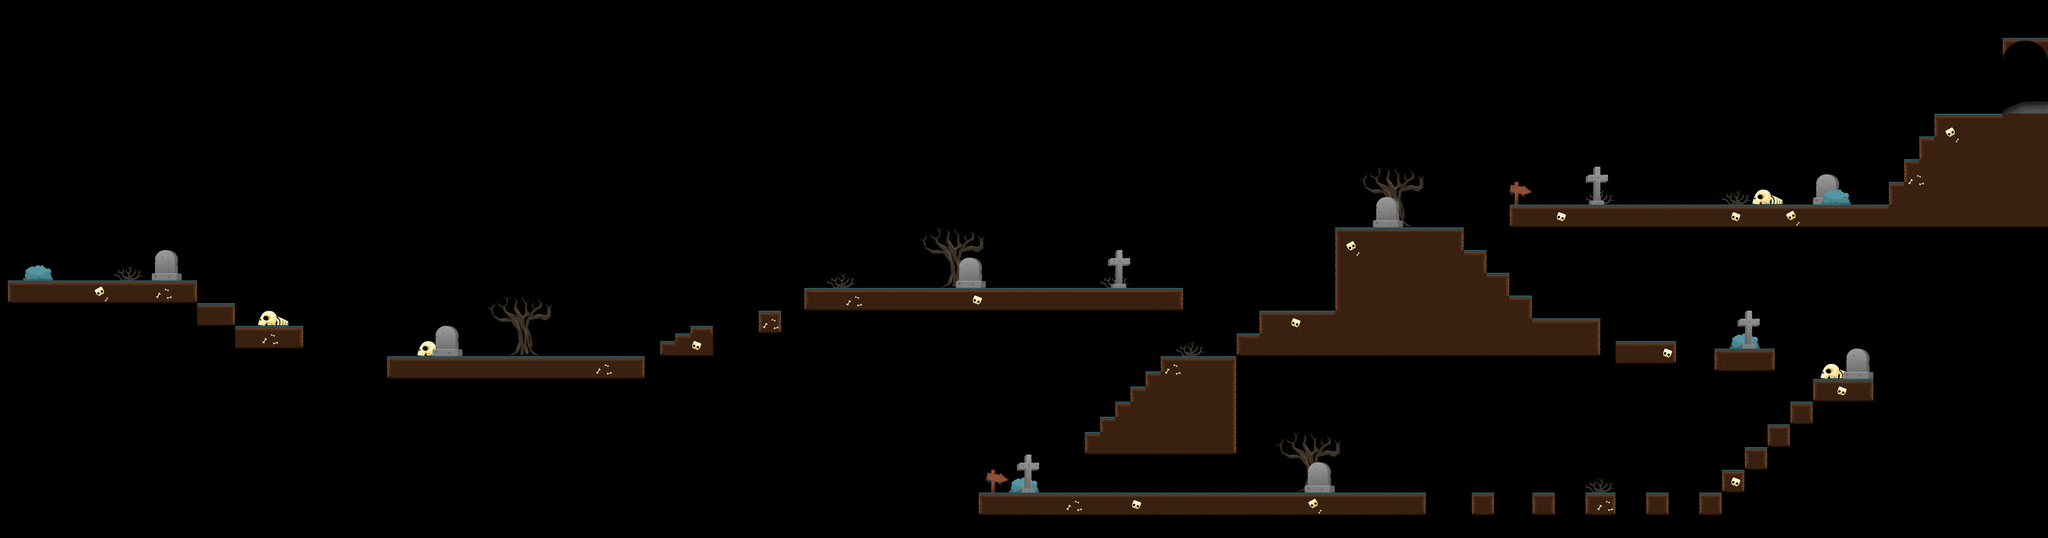

This game map was drawn from its Tiled (.tmx) file and the tilesets committed beside it. A one-line description and the trimmed map source follow:
An orthogonal 270x71 tile map with 16x16 px tiles, 3 tile layers (Vordergrund, Deko 2, Deko 1), 12 tilesets and 72 objects (7x walker).

<map version="1.0" tiledversion="1.0.3" orientation="orthogonal" renderorder="right-down" width="270" height="71" tilewidth="16" tileheight="16" nextobjectid="78">
 <tileset firstgid="1" source="Level 1.1.tsx" />
 <tileset firstgid="10" source="door.tsx" />
 <tileset firstgid="3466" source="Level 1.2.tsx" />
 <tileset firstgid="3475" source="Level 1.3.tsx" />
 <tileset firstgid="3484" source="Level 1.4.tsx" />
 <tileset firstgid="3493" source="Level 1.6.tsx" />
 <tileset firstgid="3501" source="Level 1.7.tsx" />
 <tileset firstgid="3509" source="Level 1.9.tsx" />
 <tileset firstgid="3517" source="Level 1.10.tsx" />
 <tileset firstgid="3533" source="Level 1.11.tsx" />
 <tileset firstgid="3548" source="Level 1.12.tsx" />
 <tileset firstgid="3620" source="Level 1.13.tsx" />
 <imagelayer name="Hintergrund">
  <image source="BG_Grave.png" width="2000" height="1143" />
 </imagelayer>
 <layer name="Vordergrund" width="270" height="71">
  <data>[19170 cells, 1942 non-empty, 18 distinct tile ids]</data>
 </layer>
 <layer name="Deko 2" width="270" height="71">
  <data>[19170 cells, 320 non-empty, 112 distinct tile ids]</data>
 </layer>
 <layer name="Deko 1" width="270" height="71">
  <data>[19170 cells, 470 non-empty, 181 distinct tile ids]</data>
 </layer>
 <objectgroup name="Start">
  <object id="1" x="52" y="565.333" width="60" height="21.3333" />
 </objectgroup>
 <objectgroup color="#00aa00" name="Ziel">
  <object id="2" x="4222.67" y="-0.166667" width="97.3333" height="237.5" />
 </objectgroup>
 <objectgroup color="#ffff00" name="Checkpoints">
  <object id="46" x="2206.06" y="-12.1212" width="66.6667" height="630.303" />
  <object id="47" x="3024" y="0" width="62" height="496" />
 </objectgroup>
 <objectgroup color="#0000ff" name="Kollisionen">
  <object id="4" x="16" y="592" width="400" height="46.6667" />
  <object id="5" x="416" y="640" width="78.6667" height="48" />
  <object id="6" x="496" y="688" width="144" height="45.3333" />
  <object id="7" x="817.333" y="752" width="541.333" height="46.6667" />
  <object id="8" x="1392" y="720.333" width="114.667" height="31" />
  <object id="10" x="1423.33" y="703.333" width="81" height="20" />
  <object id="11" x="1455.67" y="688" width="48.3333" height="20" />
  <object id="12" x="1600" y="655.667" width="47.3333" height="48.3333" />
  <object id="13" x="1696" y="607.667" width="799.5" height="49" />
  <object id="14" x="2815.5" y="479.5" width="272.5" height="271" />
  <object id="15" x="2656" y="656.5" width="160.5" height="95" />
  <object id="16" x="2607" y="703.5" width="70.5" height="48" />
  <object id="17" x="2448" y="751.5" width="159.5" height="207.5" />
  <object id="18" x="2415.5" y="783.5" width="51.5" height="176" />
  <object id="19" x="2383.5" y="816.5" width="74" height="143" />
  <object id="20" x="2351" y="847.5" width="61.5" height="111.5" />
  <object id="21" x="2320.5" y="879.5" width="52.5" height="79.5" />
  <object id="22" x="2289" y="913" width="50" height="46" />
  <object id="23" x="2063.5" y="1040" width="944.5" height="48" />
  <object id="24" x="3104" y="1040" width="47.5" height="48.5" />
  <object id="25" x="3232" y="1039.5" width="47" height="48.5" />
  <object id="26" x="3344" y="1039.5" width="63" height="48.5" />
  <object id="27" x="3471.5" y="1039.5" width="48" height="47.5" />
  <object id="28" x="3584" y="1040.5" width="47.5" height="47" />
  <object id="29" x="3631.5" y="992" width="48.5" height="48.5" />
  <object id="30" x="3680.5" y="944" width="46.5" height="48.5" />
  <object id="31" x="3728.5" y="897" width="46.5" height="47" />
  <object id="32" x="3775" y="848.5" width="49" height="46.5" />
  <object id="33" x="3824" y="800.5" width="127.5" height="47" />
  <object id="34" x="3616" y="737" width="128.5" height="46.5" />
  <object id="35" x="3407.5" y="718.5" width="128" height="50.5" />
  <object id="36" x="3214.5" y="672.5" width="161" height="80" />
  <object id="38" x="3084" y="528" width="50.5" height="223" />
  <object id="39" x="3129.5" y="575.5" width="53.5" height="176" />
  <object id="40" x="3174.5" y="624.5" width="57" height="127.5" />
  <object id="41" x="3183.5" y="431.5" width="1141" height="48.5" />
  <object id="42" x="3983.5" y="383.5" width="369.5" height="59" />
  <object id="43" x="4015.5" y="336" width="324.5" height="56.5" />
  <object id="44" x="4049" y="287.5" width="270.5" height="56" />
  <object id="45" x="4079.5" y="239" width="243.5" height="70.5" />
 </objectgroup>
 <objectgroup color="#ff0000" name="Gegner">
  <object id="48" name="walker" type="walker" x="827.333" y="732.667" width="226" height="15.3333" />
  <object id="49" name="walker" type="walker" x="1061.67" y="729.333" width="286" height="18" />
  <object id="50" name="walker" type="walker" x="1708.33" y="584" width="174.333" height="20" />
  <object id="51" x="2114.33" y="583.667" width="50.6667" height="19.3333" />
  <object id="52" x="2738.67" y="646.667" width="49.3333" height="5.33333" />
  <object id="53" name="walker" type="walker" x="2072.67" y="1026" width="375.333" height="8.6667" />
  <object id="54" x="2669.33" y="1028.67" width="55.3333" height="6" />
  <object id="55" x="2760.67" y="1028.66" width="49.3333" height="5.33337" />
  <object id="57" name="walker" type="walker" x="3193.67" y="416.667" width="200" height="8.66667" />
  <object id="58" x="3612.67" y="416.667" width="71.3333" height="10" />
  <object id="59" x="3908" y="418" width="50.6667" height="6.66667" />
  <object id="60" name="walker" type="walker" x="4082.33" y="222" width="138.333" height="10" />
  <object id="61" name="walker" type="walker" x="2834.67" y="461.333" width="243" height="10.6667" />
 </objectgroup>
 <objectgroup color="#aa00ff" name="Coin">
  <object id="62" x="1106.67" y="684" width="237.333" height="50.6667" />
  <object id="63" x="509.333" y="645.333" width="117.333" height="30.6667" />
  <object id="64" x="2466.67" y="701.333" width="114.667" height="38.6667" />
  <object id="65" x="2081.33" y="998.667" width="562.667" height="33.3333" />
  <object id="66" x="3104" y="1005.33" width="48.3333" height="28" />
  <object id="67" x="3230.33" y="1000.33" width="48.6667" height="30.6667" />
  <object id="68" x="3344" y="1005.67" width="63.6667" height="29.3333" />
  <object id="70" x="3473" y="1000.33" width="47.6667" height="31.3333" />
  <object id="71" x="3617.33" y="696" width="125.333" height="33.3333" />
  <object id="72" x="3408.67" y="678.667" width="127.333" height="32" />
  <object id="73" x="3232" y="638.333" width="40" height="29.3333" />
  <object id="74" x="3232" y="605.333" width="40" height="29.3333" />
  <object id="75" x="3232" y="572.667" width="40" height="29.3333" />
  <object id="76" x="3232" y="540" width="40" height="29.3333" />
  <object id="77" x="3232" y="505.333" width="40" height="29.3333" />
 </objectgroup>
 <objectgroup name="Tot" />
</map>